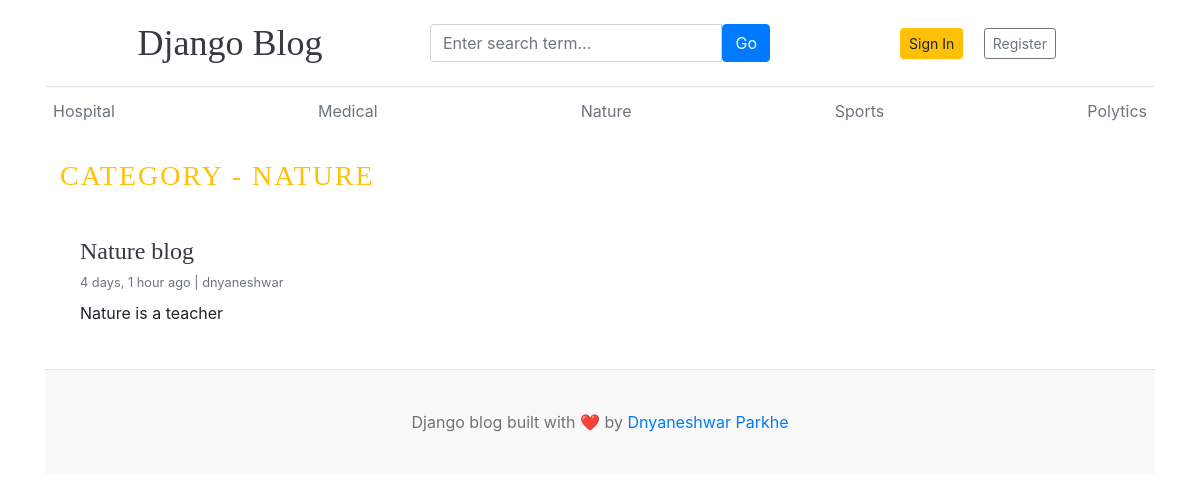
The app's page /category/4/ with its own data.
### blogs/models.py (models this page shows, shortened)
class Category(models.Model):
    category_name = models.CharField(max_length=100, unique=True)
    created_at = models.DateTimeField(auto_now_add=True)
    updated_at = models.DateTimeField(auto_now=True)
    class Meta:
        verbose_name_plural = 'Categories'
    def __str__(self):
        return self.category_name

class Blog(models.Model):
    title = models.CharField(max_length=200)
    slug = models.SlugField(max_length=250, unique=True, blank=True)
    category = models.ForeignKey(Category, on_delete=models.CASCADE)
    author = models.ForeignKey(User, on_delete=models.CASCADE)
    featured_image = models.ImageField(upload_to='uploads/%Y/%m/%d')
    short_description = models.TextField(max_length=500)
    blog_body = models.TextField(max_length=1000)
    status = models.CharField(choices=STATUS_CHOICES, default="Draft")
    is_featured = models.BooleanField(default=False)
    created_at = models.DateTimeField(auto_now_add=True)
    updated_at = models.DateTimeField(auto_now=True)

### blogs/views.py (the view)
# urls.py: path('<int:category_id>/', views.posts_by_category, name='posts_by_category'),
def posts_by_category(request, category_id):
    posts = Blog.objects.filter(status='Published', category=category_id)
    try:
        category = Category.objects.get(pk=category_id)
    except Category.DoesNotExist:
        return redirect('home')
    context = {
        'posts':posts,
        'category':category,
    }
    return render(request,'posts_by_category.html', context)

### blogs/context_processors.py (called while the page is built)
def get_categories(request):
    categories = Category.objects.all().order_by('-created_at')
    return dict(categories=categories)

def get_social_links(request):
    social_links = SocialLink.objects.all()
    return dict(social_links=social_links)

### templates/posts_by_category.html (shortened to what this page needs)
{% extends "base.html" %}
{% block content %}
<div class="container mt-4">
  <h3 class="text-uppercase text-warning mb-4" style="letter-spacing: 2px">
    Category - {{ category }}
  </h3>
  <div class="row g-4">
    {% if posts %}
      {% for post in posts %}
      <div class="col-12 col-md-6">
        <div class="card h-100 border-0 shadow-sm post-card">
          <div class="card-body">
            <h4>
              <a href="{% url 'blogs' post.slug %}"
                 class="text-dark text-decoration-none">
                {{ post.title }}
              </a>
            </h4>
            <small class="text-muted d-block mb-2">
              {{ post.created_at|timesince }} ago |
              {{ post.author }}
            </small>
            <p class="card-text">
              {{ post.short_description|truncatewords:15 }}
            </p>
          </div>
        </div>
      </div>
      {% endfor %}
    {% else %}
      <div class="col-12">
        <div class="alert alert-warning text-center">
          No Posts Found in this Category
        </div>
      </div>
    {% endif %}
  </div>
</div>
{% endblock %}

### templates/base.html (shortened to what this page needs)
{% load static %}
<!doctype html>
<html lang="en">
  <head>
    <link
      href="https://getbootstrap.com/docs/4.0/dist/css/bootstrap.min.css"
      rel="stylesheet"
    />
    <link href="{% static 'css/blog.css' %}" rel="stylesheet" />
    <link href="{% static 'css/dashboard.css' %}" rel="stylesheet" />
    <link rel="stylesheet" href="https://cdnjs.cloudflare.com/ajax/libs/font-awesome/7.0.1/css/all.min.css" />
  </head>
  <body>
    <div class="container">
     <header class="blog-header py-3 border-bottom">
  <div class="container">
    <div class="row align-items-center">
      <div class="col-12 col-md-4 text-center text-md-start mb-2 mb-md-0">
        <a class="blog-header-logo text-dark text-decoration-none fs-4" href="/">
          Django Blog
        </a>
      </div>
      <div class="col-12 col-md-4 mb-2 mb-md-0">
        <form action="{% url 'search' %}" method="GET">
          <div class="input-group">
            <input
              class="form-control"
              value="{{keyword}}"
              type="text"
              name="keyword"
              placeholder="Enter search term..."
              required
            />
            <button type="submit" class="btn btn-primary">
              Go
            </button>
          </div>
        </form>
      </div>
      <div class="col-12 col-md-4 text-center text-md-end">
        {% if not user.is_authenticated %}
          <a class="btn btn-sm btn-warning mx-3" href="{% url 'login' %}">
            Sign In
          </a>
          <a class="btn btn-sm btn-outline-secondary" href="{% url 'register' %}">
            Register
          </a>
        {% endif %}
      </div>
    </div>
  </div>
</header>
      <div class="nav-scroller py-1 mb-2">
        <nav class="nav d-flex justify-content-between">
          {% for cat in categories  %}
          <a class="p-2 text-muted" href="{% url 'posts_by_category' cat.id %}">{{cat.category_name}}</a>
          {% endfor %}
        </nav>
      </div>
{% block content %}
{% endblock %}
 <footer class="blog-footer mt-4">
      <p>Django blog built with ❤️ by <a href="#">Dnyaneshwar Parkhe</a></p>
    </footer>
  </body>
</html>

### blog_main/static/css/blog.css (style rules this page uses)
.blog-header { border-bottom: 1px solid #e5e5e5; }
.blog-header-logo { font-family: "Playfair Display", Georgia, "Times New Roman", serif; font-size: 2.25rem; }
h1, h2, h3, h4, h5, h6 { font-family: "Playfair Display", Georgia, "Times New Roman", serif; }
.blog-footer { padding: 2.5rem 0; color: #727272; text-align: center; background-color: #f9f9f9; border-top: .05rem solid #e5e5e5; }
.blog-footer p:last-child { margin-bottom: 0; }

### templates/posts_by_category.html (style rules this page uses)
.post-card { transition: all 0.3s ease; border-radius: 10px; }

### records on screen
Category: category_name "Hospital"
Category: category_name "Medical"
Category: category_name "Nature", category_name "NATURE"
Category: category_name "Sports"
Category: category_name "Polytics"
Blog: title "Nature blog", created_at "4 days, 1 hour", author "dnyaneshwar", short_description "Nature is a teacher"
